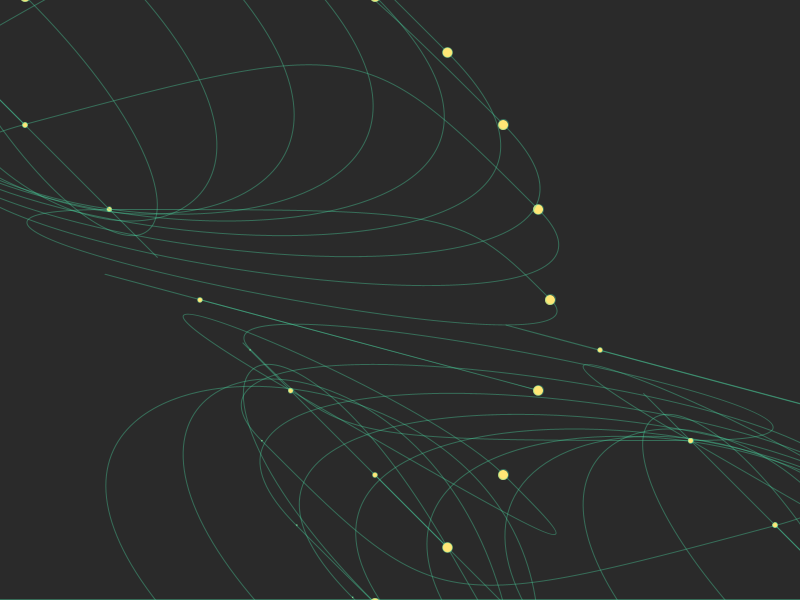
Frame 1 (no input)
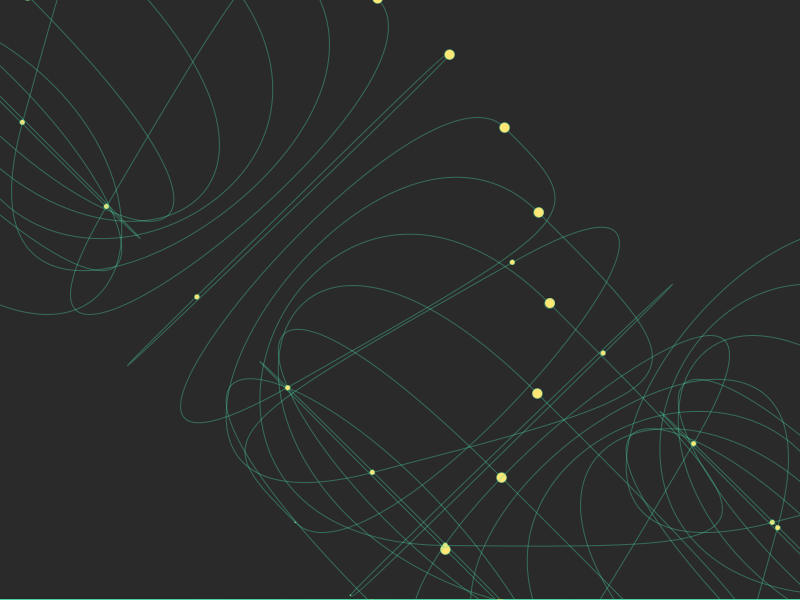
Frame 60 (the mouse pressed at the canvas centre just before this capture)
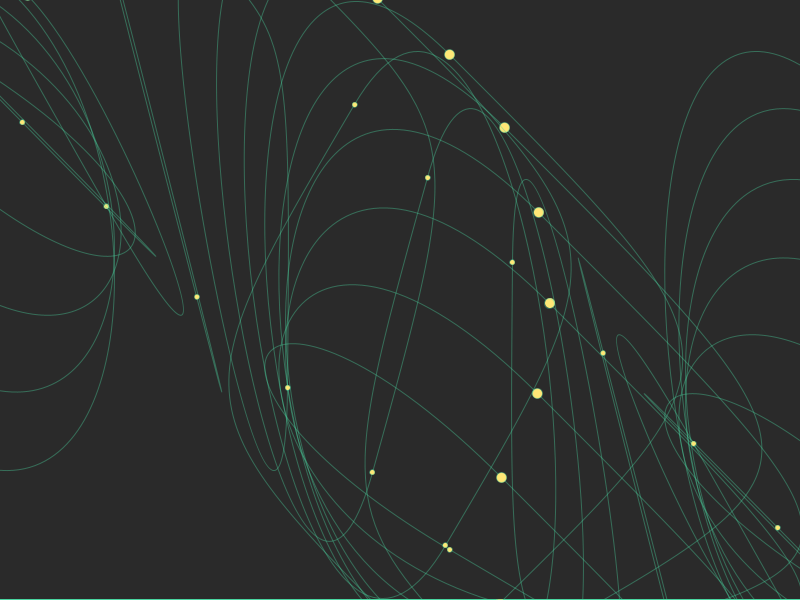
Frame 120 (the mouse held since frame 60 and released just before this capture)

The Processing sketch that drew these frames (run headless with seeded random() and noise(); from frame 60 on, the mouse is pressed at the canvas centre):

// Processing sketch: processing_172154
// ── processing_172154.pde

float amount = 15, num;
 
void setup() {
  size(800, 600);
  background(#2a2a2a);

  stroke(#4bd7a1, 100);

}
 
void draw() {

  fill(#2a2a2a);

  
  pushMatrix();
  rect(-1, -2, width+1, height+1);
 
  float maxX = map(800, 10, width, 10, 350);
 
  translate(200, height/2);
  for (int i = 0; i < 240; i+=amount) {
    float x = sin(radians(i+num)) * maxX;
    float y = cos(radians(i+num)) * maxX;
 
    float x2 = cos(radians(i+amount-num)) * maxX;
    float y2 = cos(radians(i+amount-num)) * maxX;
    noFill();
    bezier(x, y, x-x2, y-y2, x2-x, y2-y, x2, y2);
    bezier(x, y, x+x2, y+y2, x2+x, y2+y, x2, y2);
    fill(#ffe776);
    ellipse(x, y, 10, 10);
    ellipse(x2, y2, 5, 5);
  }
   translate(400, 50);
  for (int ii = 0; ii < 180; ii+=amount) {
    float x3 = sin(radians(ii+num)) * maxX;
    float y3 = sin(radians(ii+num)) * maxX;
 
    float x4 = cos(radians(ii+amount-num)) * maxX;
    float y4 = sin(radians(ii+amount-num)) * maxX;
    noFill();
    bezier(x3, y3, x3-x4, y3-y4, x4-x3, y4-y3, x4, y4);
    bezier(x3, y3, x3+x4, y3+y4, x4+x3, y4+y3, x4, y4);
    fill(#ffe776);
    ellipse(x3, y3, 5, 5);
    ellipse(x4, y4, 1, 1);
  }
 
 
  num += 0.5;
  
  popMatrix();
}
